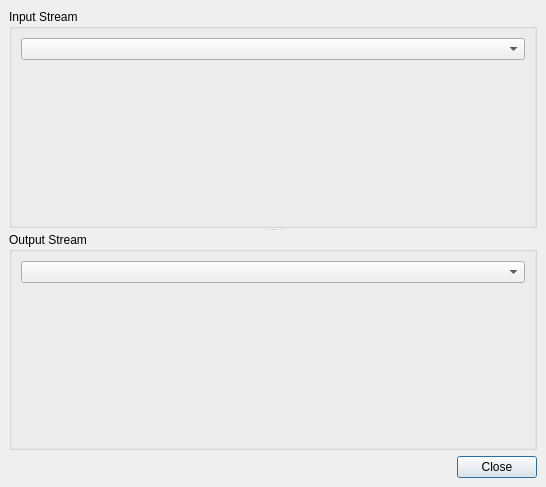
<ui version="4.0" >
 <class>ServiceResultDialog</class>
 <widget class="QDialog" name="ServiceResultDialog" >
  <property name="geometry" >
   <rect>
    <x>0</x>
    <y>0</y>
    <width>546</width>
    <height>487</height>
   </rect>
  </property>
  <property name="windowTitle" >
   <string>Result</string>
  </property>
  <layout class="QVBoxLayout" >
   <property name="spacing" >
    <number>6</number>
   </property>
   <property name="margin" >
    <number>9</number>
   </property>
   <item>
    <widget class="QSplitter" name="splitter" >
     <property name="orientation" >
      <enum>Qt::Vertical</enum>
     </property>
     <widget class="QGroupBox" name="groupBox" >
      <property name="title" >
       <string>Input Stream</string>
      </property>
      <layout class="QGridLayout" >
       <property name="margin" >
        <number>9</number>
       </property>
       <property name="spacing" >
        <number>6</number>
       </property>
       <item row="1" column="0" >
        <widget class="XinxCodeEdit" native="1" name="m_inputStreamTextEdit" >
         <property name="whatsThis" >
          <string>Content of the selected input parameter.</string>
         </property>
         <property name="readOnly" stdset="0" >
          <bool>true</bool>
         </property>
        </widget>
       </item>
       <item row="0" column="0" >
        <widget class="QComboBox" name="m_inputComboBox" >
         <property name="whatsThis" >
          <string>The list of the input parameter send to the &lt;i>web service&lt;/i>.</string>
         </property>
        </widget>
       </item>
      </layout>
     </widget>
     <widget class="QGroupBox" name="groupBox_2" >
      <property name="title" >
       <string>Output Stream</string>
      </property>
      <layout class="QGridLayout" >
       <property name="margin" >
        <number>9</number>
       </property>
       <property name="spacing" >
        <number>6</number>
       </property>
       <item row="1" column="0" >
        <widget class="XinxCodeEdit" native="1" name="m_outputStreamTextEdit" >
         <property name="whatsThis" >
          <string>Content of the selected result of the &lt;i>web service&lt;/i>.</string>
         </property>
         <property name="readOnly" stdset="0" >
          <bool>true</bool>
         </property>
        </widget>
       </item>
       <item row="0" column="0" >
        <widget class="QComboBox" name="m_outputComboBox" >
         <property name="whatsThis" >
          <string>List of result returned by the &lt;i>web services&lt;/i>.</string>
         </property>
        </widget>
       </item>
      </layout>
     </widget>
    </widget>
   </item>
   <item>
    <widget class="QDialogButtonBox" name="buttonBox" >
     <property name="standardButtons" >
      <set>QDialogButtonBox::Close</set>
     </property>
    </widget>
   </item>
  </layout>
 </widget>
 <customwidgets>
  <customwidget>
   <class>XinxCodeEdit</class>
   <extends>QWidget</extends>
   <header location="global" >xinxcodeedit.h</header>
   <container>1</container>
  </customwidget>
 </customwidgets>
 <resources/>
 <connections>
  <connection>
   <sender>buttonBox</sender>
   <signal>rejected()</signal>
   <receiver>ServiceResultDialog</receiver>
   <slot>accept()</slot>
   <hints>
    <hint type="sourcelabel" >
     <x>340</x>
     <y>469</y>
    </hint>
    <hint type="destinationlabel" >
     <x>368</x>
     <y>484</y>
    </hint>
   </hints>
  </connection>
 </connections>
</ui>
